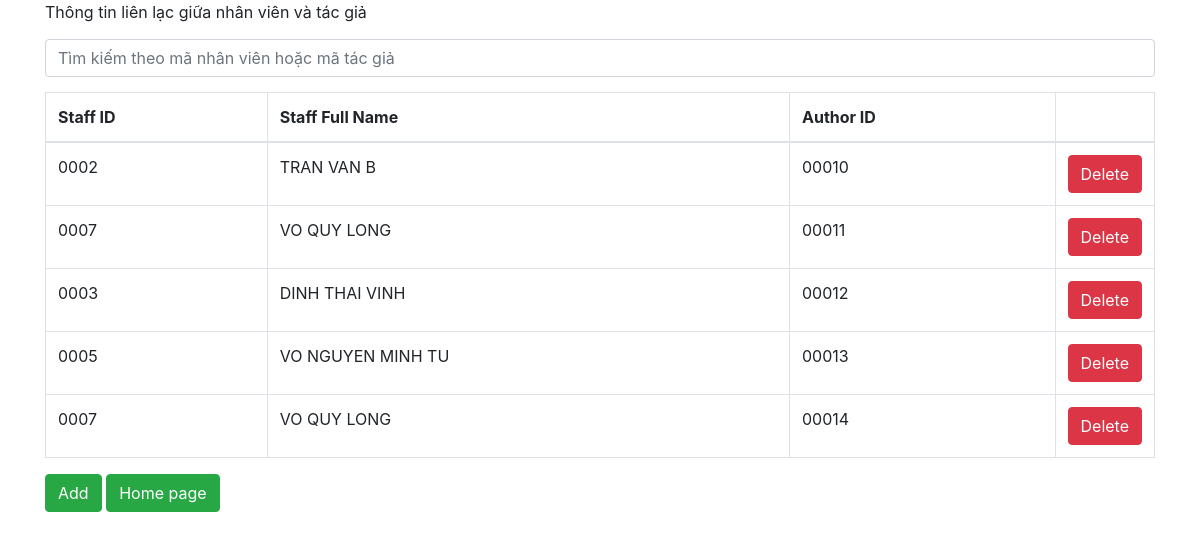
The page /contact.php on the database its author committed.
### tables this page shows
CREATE TABLE contact(
	id_author CHAR(7) NOT NULL,
	id_staff CHAR(7) NOT NULL,
	PRIMARY KEY(id_author, id_staff)
);

CREATE TABLE staff(
	f_name VARCHAR(15),
	m_name VARCHAR(15),
	l_name VARCHAR(15),
	id_staff CHAR(7) PRIMARY KEY NOT NULL,
	id_storage CHAR(7),
	address_staff VARCHAR(50),
	phone_staff VARCHAR(11),
	email_staff VARCHAR(50),
	username_staff VARCHAR(20),
	password_staff VARCHAR(20)
);

### dbhelp.php (called while the page is built, shortened)
<?php
function executeResult($sql){
    $conn = mysqli_connect(HOST, USERNAME, PASSWORD, DATABASE);
    $resultset = mysqli_query($conn, $sql);
    $list = [];
    while($row = mysqli_fetch_array($resultset, 1)){
        $list[] = $row;
    }
    return $list;
}

### contact.php (the view, shortened to what this page needs)
<?php
require_once ('dbhelp.php');
?>
<!DOCTYPE html>
<html>
<head>
	<link rel="stylesheet" href="https://maxcdn.bootstrapcdn.com/bootstrap/4.4.1/css/bootstrap.min.css">
</head>
<body>
	<div class="container">
		<div class="panel panel-primary">
			<div class="panel-heading">
				Thông tin liên lạc giữa nhân viên và tác giả
				<form method="get">
					<input type="text" name="s" class="form-control" style="margin-top: 15px; margin-bottom: 15px;" placeholder="Tìm kiếm theo mã nhân viên hoặc mã tác giả">
				</form>
			</div>
			<div class="panel-body">
				<table class="table table-bordered">
					<thead>
						<tr>
                            <th>Staff ID</th>
							<th>Staff Full Name</th>
							<th>Author ID</th>
							<th width="60px"></th>
						</tr>
					</thead>
					<tbody>
                        <?php
                        if (isset($_GET['s']) && $_GET['s'] != '') {
                            $sql = 'select staff.id_staff, concat(f_name, " ", m_name, " ", l_name), id_author
									from staff, contact
									where staff.id_staff = contact.id_staff AND (id_author like "%'.$_GET['s'].'%" OR id_staff like "%'.$_GET['s'].'%")
									order by id_author ASC';
                        } else {
                            $sql = 'select staff.id_staff, concat(f_name, " ", m_name, " ", l_name), id_author
									from staff, contact
									where staff.id_staff = contact.id_staff
									order by id_author ASC';
                        }
                        $studentList = executeResult($sql);
                        foreach ($studentList as $std) {
                            echo '<tr>
                                    <td>'.$std['id_staff'].'</td>
									<td>'.$std['concat(f_name, " ", m_name, " ", l_name)'].'</td>
									<td>'.$std['id_author'].'</td>
									<td><button class="btn btn-danger" onclick="deleteContact('.$std['id_staff'].')">Delete</button></td>
                                </tr>';
                        }
                        ?>
					</tbody>
				</table>
				<button class="btn btn-success" onclick="window.open('addNewContact.php', '_self')">Add</button>
                <button class="btn btn-success" onclick="window.open('index.php', '_self')">Home page</button>
			</div>
		</div>
	</div>
</body>
</html>

### rows shown on the page
contact: id_staff.id_staff "0002", concat "TRAN VAN B", id_author "00010"
contact: id_staff.id_staff "0007", concat "VO QUY LONG", id_author "00011"
contact: id_staff.id_staff "0003", concat "DINH THAI VINH", id_author "00012"
contact: id_staff.id_staff "0005", concat "VO NGUYEN MINH TU", id_author "00013"
contact: id_staff.id_staff "0007", concat "VO QUY LONG", id_author "00014"
